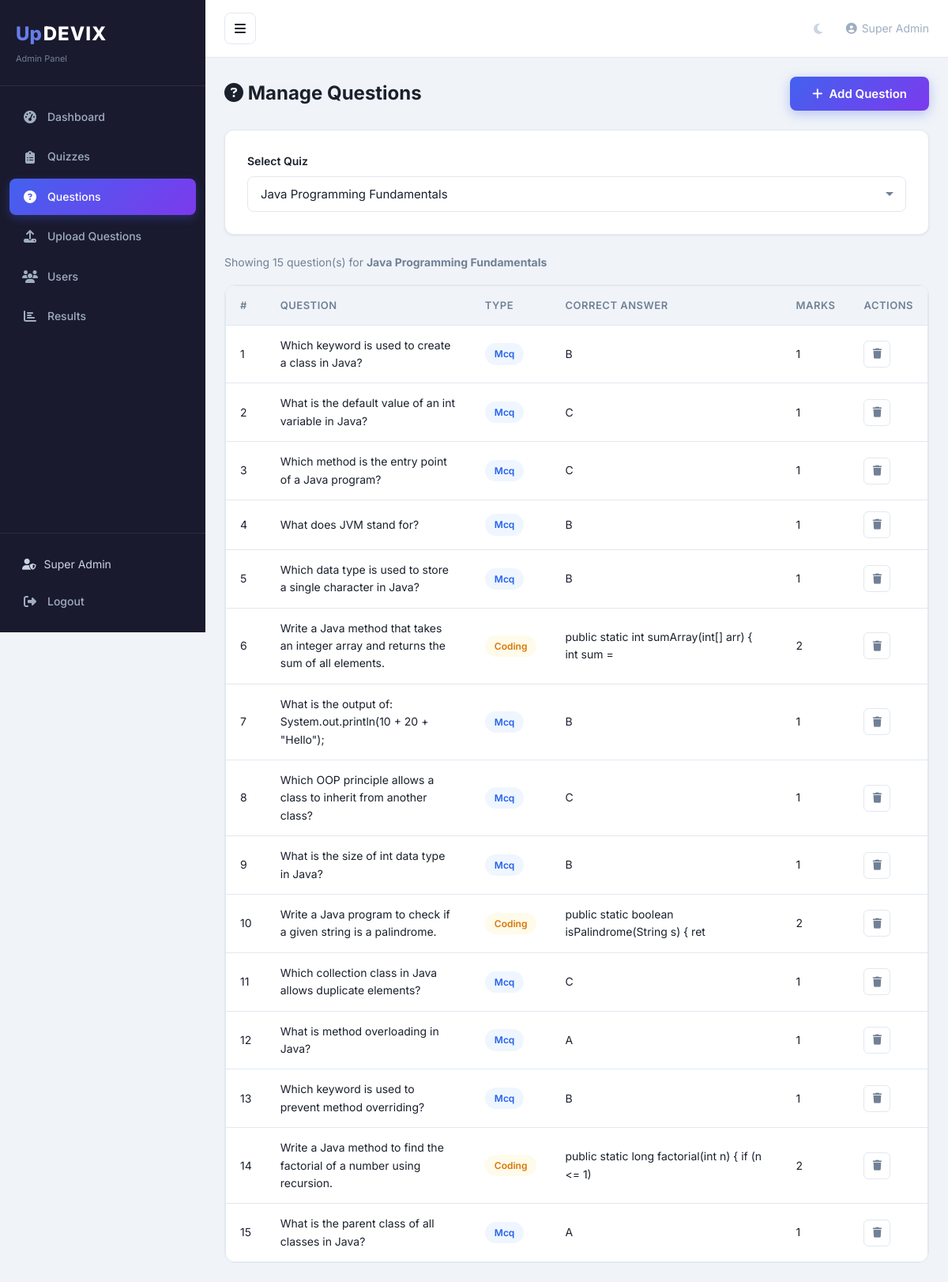
Screenshot of /admin/questions.php?quiz_id=2 (signed in) with the database file from the repository.
### tables this page shows
CREATE TABLE `quizzes` (
  `id` INT(11) NOT NULL AUTO_INCREMENT,
  `title` VARCHAR(200) NOT NULL,
  `description` TEXT DEFAULT NULL,
  `duration_minutes` INT(11) NOT NULL DEFAULT 30,
  `total_marks` INT(11) NOT NULL DEFAULT 0,
  `passing_marks` INT(11) NOT NULL DEFAULT 0,
  `is_active` TINYINT(1) NOT NULL DEFAULT 1,
  `is_randomized` TINYINT(1) NOT NULL DEFAULT 0,
  `created_by` INT(11) NOT NULL,
  `created_at` DATETIME NOT NULL DEFAULT CURRENT_TIMESTAMP,
  `updated_at` DATETIME NOT NULL DEFAULT CURRENT_TIMESTAMP ON UPDATE CURRENT_TIMESTAMP,
  PRIMARY KEY (`id`),
  INDEX `idx_is_active` (`is_active`),
  INDEX `idx_created_by` (`created_by`),
  CONSTRAINT `fk_quiz_admin` FOREIGN KEY (`created_by`) REFERENCES `admin`(`id`) ON DELETE CASCADE
);

CREATE TABLE `questions` (
  `id` INT(11) NOT NULL AUTO_INCREMENT,
  `quiz_id` INT(11) NOT NULL,
  `question_text` TEXT NOT NULL,
  `question_type` ENUM('mcq', 'aptitude', 'coding') NOT NULL DEFAULT 'mcq',
  `option_a` VARCHAR(500) DEFAULT NULL,
  `option_b` VARCHAR(500) DEFAULT NULL,
  `option_c` VARCHAR(500) DEFAULT NULL,
  `option_d` VARCHAR(500) DEFAULT NULL,
  `correct_answer` VARCHAR(500) NOT NULL,
  `marks` INT(11) NOT NULL DEFAULT 1,
  `coding_language` VARCHAR(50) DEFAULT NULL,
  `image_path` VARCHAR(255) DEFAULT NULL,
  `sort_order` INT(11) NOT NULL DEFAULT 0,
  `created_at` DATETIME NOT NULL DEFAULT CURRENT_TIMESTAMP,
  PRIMARY KEY (`id`),
  INDEX `idx_quiz_id` (`quiz_id`),
  INDEX `idx_question_type` (`question_type`),
  CONSTRAINT `fk_question_quiz` FOREIGN KEY (`quiz_id`) REFERENCES `quizzes`(`id`) ON DELETE CASCADE
);

### includes/session.php (called while the page is built, shortened)
<?php
function sanitize($input) {
    return htmlspecialchars(trim($input), ENT_QUOTES, 'UTF-8');
}

### admin/questions.php (the view, shortened to what this page needs)
<?php
require_once __DIR__ . '/../includes/session.php';
$pdo = getDBConnection();
$quizId = isset($_GET['quiz_id']) ? (int)$_GET['quiz_id'] : 0;
$allQuizzes = $pdo->query("SELECT id, title FROM quizzes ORDER BY title")->fetchAll();
$currentQuiz = null;
if ($quizId > 0) {
    $stmt = $pdo->prepare("SELECT * FROM quizzes WHERE id = ?");
    $stmt->execute([$quizId]);
    $currentQuiz = $stmt->fetch();
    $stmt = $pdo->prepare("SELECT * FROM questions WHERE quiz_id = ? ORDER BY sort_order ASC, id ASC");
    $stmt->execute([$quizId]);
    $questions = $stmt->fetchAll();
}
require_once __DIR__ . '/includes/admin-header.php';
?>
<div class="admin-page-header">
    <h1><i class="fas fa-question-circle"></i> Manage Questions</h1>
    <?php if ($quizId > 0): ?>
        <button class="btn btn-primary" onclick="document.getElementById('addModal').style.display='flex'">
            <i class="fas fa-plus"></i> Add Question
        </button>
    <?php endif; ?>
</div>
<div class="card" style="margin-bottom: 24px;">
    <div class="card-body">
        <form method="GET" style="display: flex; align-items: flex-end; gap: 16px; flex-wrap: wrap;">
            <div class="form-group" style="margin: 0; flex: 1; min-width: 250px;">
                <label class="form-label">Select Quiz</label>
                <select name="quiz_id" class="form-input" onchange="this.form.submit()">
                    <?php foreach ($allQuizzes as $q): ?>
                        <option value="<?php echo $q['id']; ?>" <?php echo $quizId == $q['id'] ? 'selected' : ''; ?>>
                            <?php echo sanitize($q['title']); ?>
                        </option>
                    <?php endforeach; ?>
                </select>
            </div>
        </form>
    </div>
</div>
<?php if ($quizId > 0 && $currentQuiz): ?>
    <div style="margin-bottom: 16px; color: var(--text-muted); font-size: 14px;">
        Showing <?php echo count($questions); ?> question(s) for <strong><?php echo sanitize($currentQuiz['title']); ?></strong>
    </div>
    <div class="admin-table-card">
        <div class="table-responsive">
            <table class="table">
                <thead>
                    <tr>
                        <th>#</th>
                        <th>Question</th>
                        <th>Type</th>
                        <th>Correct Answer</th>
                        <th>Marks</th>
                        <th>Actions</th>
                    </tr>
                </thead>
                <tbody>
                    <?php if (empty($questions)): ?>
                        <tr><td colspan="6" class="text-center" style="padding: 40px; color: var(--text-muted);">No questions yet. Add some questions!</td></tr>
                    <?php else: ?>
                        <?php foreach ($questions as $i => $q): ?>
                            <tr>
                                <td><?php echo $i + 1; ?></td>
                                <td style="max-width: 300px;">
                                    <?php echo sanitize(mb_substr($q['question_text'], 0, 100)); ?>
                                </td>
                                <td>
                                    <span class="badge <?php echo $q['question_type'] === 'mcq' ? 'badge-info' : ($q['question_type'] === 'coding' ? 'badge-warning' : 'badge-success'); ?>">
                                        <?php echo ucfirst($q['question_type']); ?>
                                    </span>
                                </td>
                                <td><?php echo sanitize(mb_substr($q['correct_answer'], 0, 50)); ?></td>
                                <td><?php echo $q['marks']; ?></td>
                                <td>
                                    <form method="POST" style="display:inline;" onsubmit="return confirm('Delete this question?')">
                                        <button type="submit" class="action-btn delete" title="Delete">
                                            <i class="fas fa-trash"></i>
                                        </button>
                                    </form>
                                </td>
                            </tr>
                        <?php endforeach; ?>
                    <?php endif; ?>
                </tbody>
            </table>
        </div>
    </div>
<?php endif; ?>
<?php require_once __DIR__ . '/includes/admin-footer.php'; ?>

### assets/css/style.css (style rules this page uses)
:root { --primary: #4361ee; --primary-dark: #3a56d4; --primary-light: #667eea; --secondary: #7c3aed; --accent: #06b6d4; --gradient-primary: linear-gradient(135deg, #667eea 0%, #764ba2 100%); --gradient-hero: linear-gradient(135deg, #e8edf5 0%, #d4e0f7 50%, #e0ecff 100%); --gradient-button: linear-gradient(135deg, #4361ee 0%, #7c3aed 100%); --dark-bg: #1a1a2e; --dark-secondary: #16213e; --dark-tertiary: #0f3460; --text-primary: #1a202c; --text-secondary: #4a5568; --text-muted: #718096; --bg-body: #f0f4f8; --bg-white: #ffffff; --bg-card: #ffffff; --border-color: #e2e8f0; --shadow-sm: 0 1px 3px rgba(0,0,0,0.08); --shadow-md: 0 4px 15px rgba(0,0,0,0.08); --shadow-lg: 0 10px 40px rgba(0,0,0,0.1); --shadow-xl: 0 20px 60px rgba(0,0,0,0.12); --radius-sm: 8px; --radius-md: 12px; --radius-lg: 16px; --radius-xl: 24px; --font-family: 'Inter', -apple-system, BlinkMacSystemFont, 'Segoe UI', sans-serif; --transition: all 0.3s cubic-bezier(0.4, 0, 0.2, 1); }
*, *::before, *::after { margin: 0; padding: 0; box-sizing: border-box; }
html { scroll-behavior: smooth; }
body { font-family: var(--font-family); background-color: var(--bg-body); color: var(--text-primary); line-height: 1.6; -webkit-font-smoothing: antialiased; -moz-osx-font-smoothing: grayscale; }
.btn { display: inline-flex; align-items: center; justify-content: center; gap: 8px; padding: 12px 28px; border-radius: var(--radius-sm); font-weight: 600; font-size: 15px; border: none; cursor: pointer; transition: var(--transition); font-family: var(--font-family); text-align: center; white-space: nowrap; }
.btn-primary { background: var(--gradient-button); color: #fff; box-shadow: 0 4px 15px rgba(67, 97, 238, 0.35); }
.form-group { margin-bottom: 20px; }
.form-label { display: block; font-weight: 600; font-size: 14px; color: var(--text-primary); margin-bottom: 8px; }
.form-input { width: 100%; padding: 12px 16px; border: 1.5px solid var(--border-color); border-radius: var(--radius-sm); font-size: 15px; color: var(--text-primary); background: var(--bg-white); transition: var(--transition); font-family: var(--font-family); }
.form-input::placeholder { color: var(--text-muted); }
select.form-input { appearance: none; background-repeat: no-repeat; background-position: right 14px center; padding-right: 36px; }
.card { background: var(--bg-card); border-radius: var(--radius-md); border: 1px solid var(--border-color); box-shadow: var(--shadow-sm); transition: var(--transition); overflow: hidden; }
.card-body { padding: 28px; }
.table-responsive { overflow-x: auto; border-radius: var(--radius-md); border: 1px solid var(--border-color); }
.table { width: 100%; border-collapse: collapse; font-size: 14px; }
.table th { background: var(--bg-body); padding: 14px 18px; text-align: left; font-weight: 600; font-size: 13px; color: var(--text-muted); text-transform: uppercase; letter-spacing: 0.5px; border-bottom: 1px solid var(--border-color); }
.table td { padding: 14px 18px; border-bottom: 1px solid var(--border-color); color: var(--text-primary); }
.table tr:last-child td { border-bottom: none; }
.badge { display: inline-flex; align-items: center; padding: 4px 12px; border-radius: 50px; font-size: 12px; font-weight: 600; }
.badge-warning { background: #fffbeb; color: #d97706; }
.badge-info { background: #eff6ff; color: #2563eb; }

### assets/css/admin.css (style rules this page uses)
.admin-page-header { display: flex; align-items: center; justify-content: space-between; margin-bottom: 24px; flex-wrap: wrap; gap: 16px; }
.admin-page-header h1 { font-size: 24px; font-weight: 700; color: var(--text-primary); }
.admin-table-card { background: var(--bg-card); border-radius: var(--radius-md); border: 1px solid var(--border-color); overflow: hidden; }
.action-btn { width: 34px; height: 34px; border-radius: 6px; border: 1px solid var(--border-color); background: var(--bg-white); color: var(--text-muted); cursor: pointer; display: flex; align-items: center; justify-content: center; transition: var(--transition); font-size: 13px; }

### rows the page displays
quizzes: title "Java Programming Fundamentals"
questions: question_text "Which keyword is used to create a class in Java?", question_type "Mcq", correct_answer "B", marks "1"
questions: question_text "What is the default value of an int variable in Java?", question_type "Mcq", correct_answer "C", marks "1"
questions: question_text "Which method is the entry point of a Java program?", question_type "Mcq", correct_answer "C", marks "1"
questions: question_text "What does JVM stand for?", question_type "Mcq", correct_answer "B", marks "1"
questions: question_text "Which data type is used to store a single character in Java?", question_type "Mcq", correct_answer "B", marks "1"
questions: question_text "Write a Java method that takes an integer array and returns the sum of all elements.", question_type "Coding", correct_answer "public static int sumArray(int[] arr) { int sum =", marks "2"
questions: question_text "What is the output of: System.out.println(10 + 20 + \"Hello\");", question_type "Mcq", correct_answer "B", marks "1"
questions: question_text "Which OOP principle allows a class to inherit from another class?", question_type "Mcq", correct_answer "C", marks "1"
questions: question_text "What is the size of int data type in Java?", question_type "Mcq", correct_answer "B", marks "1"
questions: question_text "Write a Java program to check if a given string is a palindrome.", question_type "Coding", correct_answer "public static boolean isPalindrome(String s) { ret", marks "2"
questions: question_text "Which collection class in Java allows duplicate elements?", question_type "Mcq", correct_answer "C", marks "1"
questions: question_text "What is method overloading in Java?", question_type "Mcq", correct_answer "A", marks "1"
questions: question_text "Which keyword is used to prevent method overriding?", question_type "Mcq", correct_answer "B", marks "1"
questions: question_text "Write a Java method to find the factorial of a number using recursion.", question_type "Coding", correct_answer "public static long factorial(int n) { if (n <= 1)", marks "2"
questions: question_text "What is the parent class of all classes in Java?", question_type "Mcq", correct_answer "A", marks "1"

### other values shown
$_SESSION['admin_name'] "Super Admin"
count($questions) "15"
form field quiz_id "Java Programming Fundamentals"
